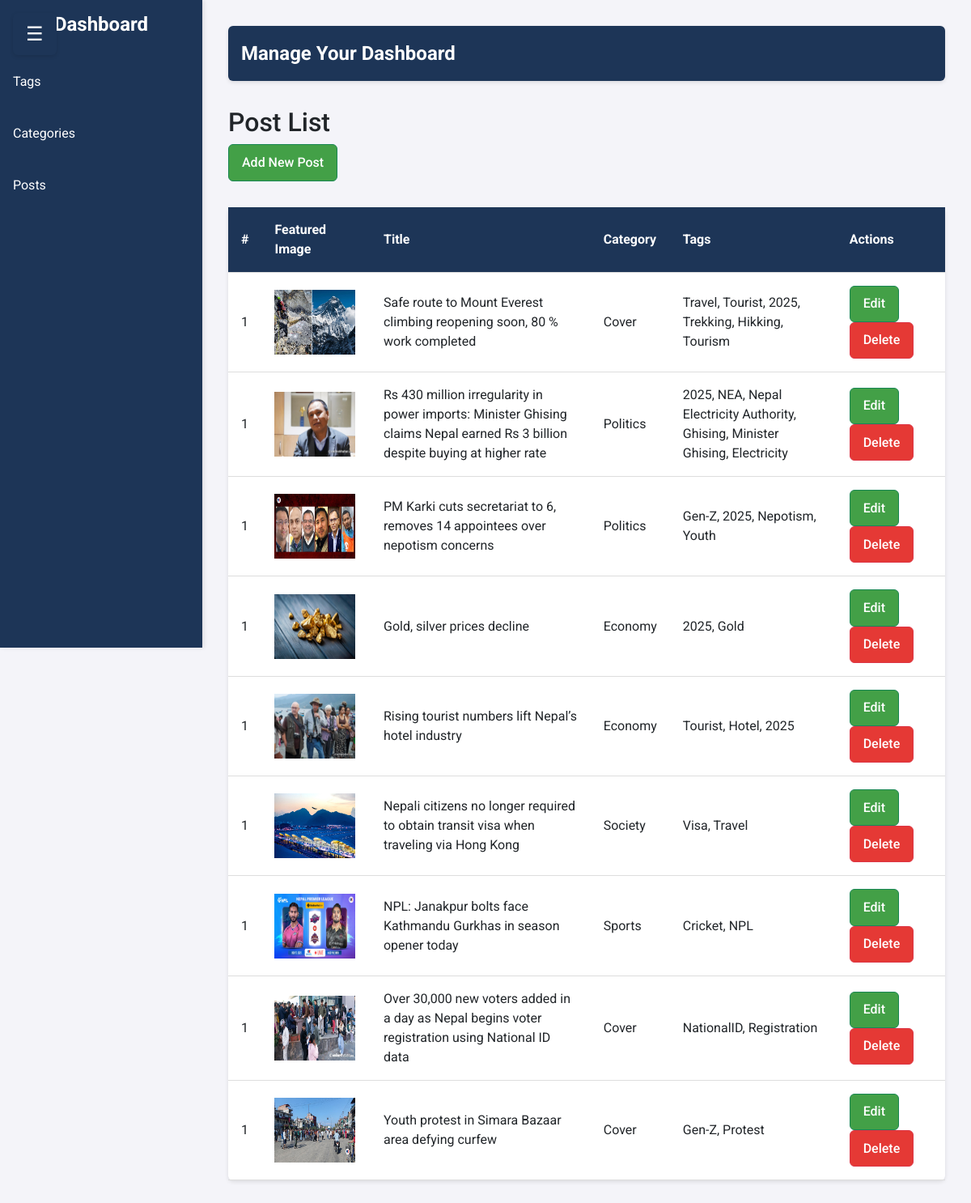
The page /dashboard/ (signed in) on the database its author committed.
### newspaper/models.py (models this page shows, shortened)
class TimeStampModel(models.Model):
    created_at = models.DateTimeField(auto_now_add=True)
    updated_at = models.DateTimeField(auto_now=True)
    class Meta:
        abstract  = True # Don't create table in DB

class Post(TimeStampModel):
    STATUS_CHOICES = [
        ("active", "Active"),
        ("in_active", "Inactive"),
    ]
    title = models.CharField(max_length=200)
    content = models.TextField()
    featured_image = models.ImageField(upload_to="post_image/%Y/%m/%d", blank=False)
    author = models.ForeignKey("auth.User", on_delete=models.CASCADE)
    status = models.CharField(max_length=20, choices=STATUS_CHOICES, default="active")
    view_count = models.PositiveBigIntegerField(default=0)
    is_breaking_news = models.BooleanField(default=False)
    published_at = models.DateTimeField(null=True, blank=True)
    category = models.ForeignKey(Category, on_delete=models.CASCADE)
    tag = models.ManyToManyField(Tag)

class Category(TimeStampModel):
    name = models.CharField(max_length=100)
    icon = models.CharField(max_length=100, null=True, blank=True)
    description =models.TextField(null=True, blank=True)
    class Meta:
        ordering = ["name"] # Category.objects.all()
        verbose_name = "category"
        verbose_name_plural = "Categories"

class Tag(TimeStampModel):
    name = models.CharField(max_length=100)
    def __str__(self):
        return self.name

### dashboard/views.py (the view)
# urls.py: path("", views.AdminPostListView.as_view(), name="post-list"),
class AdminPostListView(StaffRequiredMixin, ListView):
    model = Post
    template_name = "dashboard/post_list.html"
    context_object_name = "posts"
    def get_queryset(self):
        return Post.objects.all().order_by("-published_at")

### dashboard/views.py (called while the page is built)
    def test_func(self):
        return self.request.user.is_staff

### newspaper/nav.py (called while the page is built)
def navigation(request):
    categories = Category.objects.all()[:5]
    return {"categories": categories}

### dashboard/templates/dashboard/post_list.html
{% extends "dashboard/base.html" %}
{% block content %}
<h2>Post List</h2>
<a href="{% url 'dashboard:post-create' %}" class="btn btn-success">Add New Post</a>
<table>
    <thead>
        <tr>
            <th>#</th>
            <th>Featured Image</th>
            <th>Title</th>
            <th>Category</th>
            <th>Tags</th>
            <th>Actions</th>
        </tr>
    </thead>
    <tbody>
        {% for post in posts %}
        <tr>
            <td>1</td>
            <td><img src="{{ post.featured_image.url }}" alt="Featured Image" width="100" height="80"
                    class="featured-image"></td>
            <td>{{ post.title }}</td>
            <td>{{ post.category.name }}</td>
            <td>{{ post.tag.all|join:", "}}</td>
            <td>
                <a href="{% url 'dashboard:post-update' post.pk %}" class="btn btn-success">Edit</a>
                <a href="{% url 'dashboard:post-delete' post.pk %}" class="btn btn-danger">Delete</a>
            </td>
        </tr>
        {% endfor %}
    </tbody>
</table>
{% endblock content %}

### static/css/dashboard.css (style rules this page uses)
body { margin: 0; padding: 0; font-family: "Roboto", sans-serif; display: flex; min-height: 100vh; background-color: #f4f4f9; }
table { width: 100%; border-collapse: collapse; margin: 2rem 0; background: white; border-radius: 6px; box-shadow: 0 2px 5px rgba(0, 0, 0, 0.1); }
table thead { background-color: #1d3557; color: white; }
th, td { padding: 1rem; text-align: left; border-bottom: 1px solid #ddd; }
.btn { display: inline-block; padding: 0.6rem 1rem; text-decoration: none; border-radius: 6px; color: white; font-weight: 500; margin-right: 0.5rem; transition: all 0.3s; }
.btn-danger { background-color: #e53935; }
.btn-success { background-color: #43a047; }

### rows shown on the page
Post: featured_image (picture), title "Safe route to Mount Everest climbing reopening soon, 80 % work completed", category.name "Cover", tag.all "Travel, Tourist, 2025, Trekking, Hikking, Tourism"
Post: featured_image (picture), title "Rs 430 million irregularity in power imports: Minister Ghising claims Nepal earned Rs 3 billion despite buying at higher rate", category.name "Politics", tag.all "2025, NEA, Nepal Electricity Authority, Ghising, Minister Ghising, Electricity"
Post: featured_image (picture), title "PM Karki cuts secretariat to 6, removes 14 appointees over nepotism concerns", category.name "Politics", tag.all "Gen-Z, 2025, Nepotism, Youth"
Post: featured_image (picture), title "Gold, silver prices decline", category.name "Economy", tag.all "2025, Gold"
Post: featured_image (picture), title "Rising tourist numbers lift Nepal’s hotel industry", category.name "Economy", tag.all "Tourist, Hotel, 2025"
Post: featured_image (picture), title "Nepali citizens no longer required to obtain transit visa when traveling via Hong Kong", category.name "Society", tag.all "Visa, Travel"
Post: featured_image (picture), title "NPL: Janakpur bolts face Kathmandu Gurkhas in season opener today", category.name "Sports", tag.all "Cricket, NPL"
Post: featured_image (picture), title "Over 30,000 new voters added in a day as Nepal begins voter registration using National ID data", category.name "Cover", tag.all "NationalID, Registration"
Post: featured_image (picture), title "Youth protest in Simara Bazaar area defying curfew", category.name "Cover", tag.all "Gen-Z, Protest"
